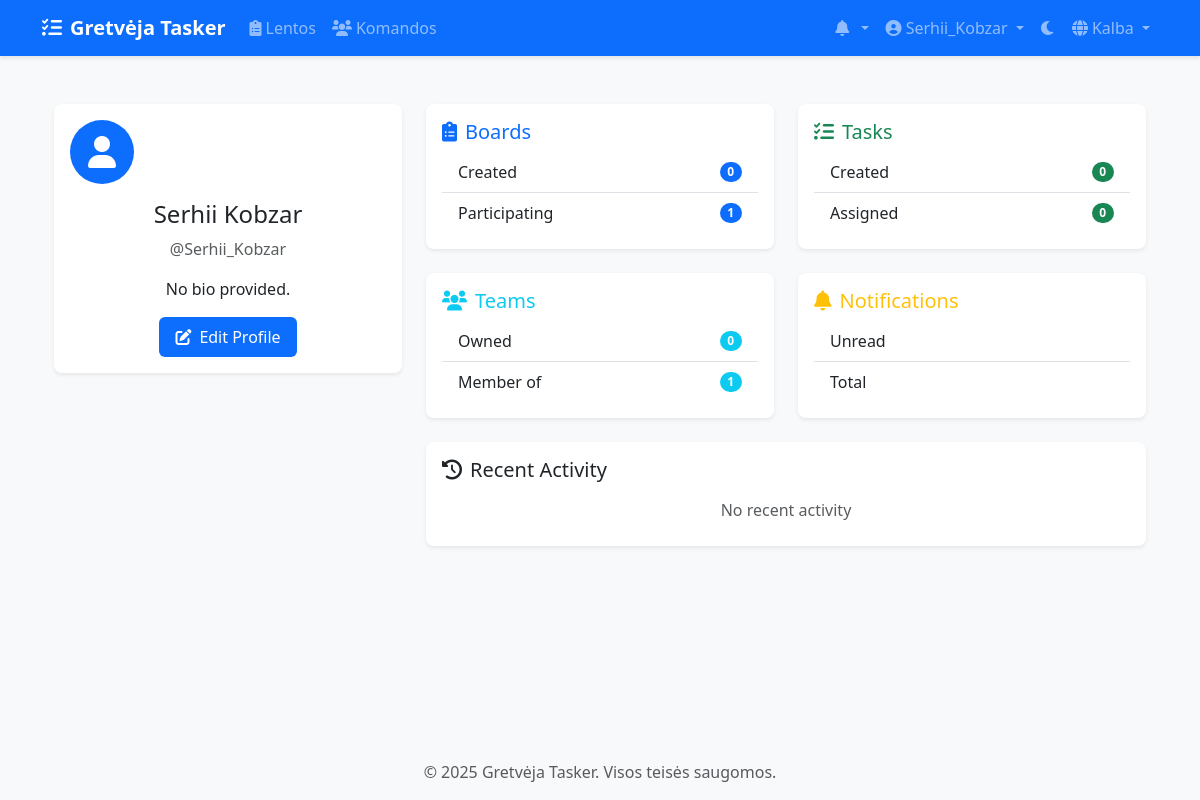
/lt/accounts/ (signed in), run on the app's committed database.
### accounts/models.py (models this page shows, shortened)
class CustomUser(AbstractUser):
    email = models.EmailField(_('email address'), unique=True)
    avatar = models.ImageField(upload_to='avatars/', null=True, blank=True)
    bio = models.TextField(max_length=500, blank=True)
    theme_preference = models.CharField(
        max_length=10,
        choices=[('light', 'Light'), ('dark', 'Dark')],
        default='light'
    )
    notification_preferences = models.JSONField(
        default=dict,
        help_text=_('User notification preferences')
    )
    class Meta:
        verbose_name = _('user')
        verbose_name_plural = _('users')

### accounts/views.py (the view)
# urls.py: path('', views.profile_view, name='profile'),
@login_required
def profile_view(request):
    return render(request, 'accounts/profile/profile.html', {
        'user': request.user
    })

### templates/accounts/profile/profile.html (shortened to what this page needs)
{% extends 'base.html' %}
{% load static %}
{% block content %}
<div class="container py-4">
    <div class="row">
        <div class="col-md-4">
            <div class="card border-0 shadow-sm">
                <div class="card-body text-center">
                    {% if user.avatar %}
                        <img src="{{ user.avatar.url }}" alt="Avatar" class="avatar avatar-lg mb-3">
                    {% else %}
                        <div class="avatar avatar-lg bg-primary text-white mb-3 d-flex align-items-center justify-content-center">
                            <i class="fas fa-user fa-2x"></i>
                        </div>
                    {% endif %}
                    <h4 class="card-title">{{ user.get_full_name|default:user.username }}</h4>
                    <p class="text-muted">@{{ user.username }}</p>
                    <p class="card-text">{{ user.bio|default:"No bio provided." }}</p>
                    <a href="{% url 'accounts:settings_view' %}#profile" class="btn btn-primary">
                        <i class="fas fa-edit me-2"></i>Edit Profile
                    </a>
                </div>
            </div>
        </div>
        <div class="col-md-8">
            <div class="row g-4">
                <div class="col-md-6">
                    <div class="card border-0 shadow-sm">
                        <div class="card-body">
                            <h5 class="card-title text-primary">
                                <i class="fas fa-clipboard-list me-2"></i>Boards
                            </h5>
                            <div class="list-group list-group-flush">
                                <div class="list-group-item d-flex justify-content-between align-items-center">
                                    Created
                                    <span class="badge bg-primary rounded-pill">{{ user.owned_boards.count }}</span>
                                </div>
                                <div class="list-group-item d-flex justify-content-between align-items-center">
                                    Participating
                                    <span class="badge bg-primary rounded-pill">{{ user.teams.all|length }}</span>
                                </div>
                            </div>
                        </div>
                    </div>
                </div>
                <div class="col-md-6">
                    <div class="card border-0 shadow-sm">
                        <div class="card-body">
                            <h5 class="card-title text-success">
                                <i class="fas fa-tasks me-2"></i>Tasks
                            </h5>
                            <div class="list-group list-group-flush">
                                <div class="list-group-item d-flex justify-content-between align-items-center">
                                    Created
                                    <span class="badge bg-success rounded-pill">{{ user.created_tasks.count }}</span>
                                </div>
                                <div class="list-group-item d-flex justify-content-between align-items-center">
                                    Assigned
                                    <span class="badge bg-success rounded-pill">{{ user.assigned_tasks.count }}</span>
                                </div>
                            </div>
                        </div>
                    </div>
                </div>
                <div class="col-md-6">
                    <div class="card border-0 shadow-sm">
                        <div class="card-body">
                            <h5 class="card-title text-info">
                                <i class="fas fa-users me-2"></i>Teams
                            </h5>
                            <div class="list-group list-group-flush">
                                <div class="list-group-item d-flex justify-content-between align-items-center">
                                    Owned
                                    <span class="badge bg-info rounded-pill">{{ user.owned_teams.count }}</span>
                                </div>
                                <div class="list-group-item d-flex justify-content-between align-items-center">
                                    Member of
                                    <span class="badge bg-info rounded-pill">{{ user.teams.count }}</span>
                                </div>
                            </div>
                        </div>
                    </div>
                </div>
                <div class="col-md-6">
                    <div class="card border-0 shadow-sm">
                        <div class="card-body">
                            <h5 class="card-title text-warning">
                                <i class="fas fa-bell me-2"></i>Notifications
                            </h5>
                            <div class="list-group list-group-flush">
                                <div class="list-group-item d-flex justify-content-between align-items-center">
                                    Unread
                                </div>
                                <div class="list-group-item d-flex justify-content-between align-items-center">
                                    Total
                                </div>
                            </div>
                        </div>
                    </div>
                </div>
            </div>
            <div class="card border-0 shadow-sm mt-4">
                <div class="card-body">
                    <h5 class="card-title">
                        <i class="fas fa-history me-2"></i>Recent Activity
                    </h5>
                    <div class="list-group list-group-flush">
                        {% for notification in user.notifications.all|slice:":5" %}
                            <div class="list-group-item">
                                <div class="d-flex w-100 justify-content-between">
                                    <h6 class="mb-1">{{ notification.verb }}</h6>
                                    <small class="text-muted">{{ notification.timestamp|timesince }} ago</small>
                                </div>
                                <p class="mb-1">{{ notification.description }}</p>
                            </div>
                        {% empty %}
                            <div class="list-group-item text-center text-muted">
                                No recent activity
                            </div>
                        {% endfor %}
                    </div>
                </div>
            </div>
        </div>
    </div>
</div>
{% endblock %}

### templates/base.html (shortened to what this page needs)
{% load static %}
{% load compress %}
{% load i18n %}
<!DOCTYPE html>
<html lang="{{ LANGUAGE_CODE }}" data-bs-theme="light">
<head>
    <link href="https://cdn.jsdelivr.net/npm/bootstrap@5.3.2/dist/css/bootstrap.min.css" rel="stylesheet">
    <link href="https://cdnjs.cloudflare.com/ajax/libs/font-awesome/6.0.0/css/all.min.css" rel="stylesheet">
    <link href="https://cdn.jsdelivr.net/npm/select2@4.1.0-rc.0/dist/css/select2.min.css" rel="stylesheet">
    <link href="https://cdn.jsdelivr.net/npm/select2-bootstrap-5-theme@1.3.0/dist/select2-bootstrap-5-theme.min.css" rel="stylesheet">
    {% compress css %}
    <link href="{% static 'css/style.css' %}" rel="stylesheet">
    {% endcompress %}
</head>
<body>
    <nav class="navbar navbar-expand-lg navbar-dark bg-primary">
        <div class="container">
            <a class="navbar-brand" href="{% url 'home' %}">
                <i class="fas fa-tasks me-2"></i>{% trans "Gretvėja Tasker" %}
            </a>
            <div class="collapse navbar-collapse" id="navbarNav">
                <ul class="navbar-nav me-auto">
                    {% if user.is_authenticated %}
                        <li class="nav-item">
                            <a class="nav-link" href="{% url 'boards:board_list' %}">
                                <i class="fas fa-clipboard-list me-1"></i>{% trans "Boards" %}
                            </a>
                        </li>
                        <li class="nav-item">
                            <a class="nav-link" href="{% url 'teams:team_list' %}">
                                <i class="fas fa-users me-1"></i>{% trans "Teams" %}
                            </a>
                        </li>
                    {% endif %}
                </ul>
                <ul class="navbar-nav">
                    {% if user.is_authenticated %}
                        <li class="nav-item dropdown">
                            <a class="nav-link dropdown-toggle" href="#" id="notificationsDropdown" role="button" data-bs-toggle="dropdown">
                                <i class="fas fa-bell me-1"></i>
                            </a>
                        </li>
                        <li class="nav-item dropdown">
                            <a class="nav-link dropdown-toggle" href="#" id="userDropdown" role="button" data-bs-toggle="dropdown">
                                {% if user.avatar %}
                                    <img src="{{ user.avatar.url }}" alt="{% trans 'Avatar' %}" class="rounded-circle" width="24" height="24">
                                {% else %}
                                    <i class="fas fa-user-circle"></i>
                                {% endif %}
                                {{ user.username }}
                            </a>
                        </li>
                    {% endif %}
                    <li class="nav-item">
                        <button class="btn nav-link" id="theme-toggle">
                            <i class="fas fa-moon"></i>
                        </button>
                    </li>
                    <li class="nav-item dropdown">
                        <a class="nav-link dropdown-toggle" href="#" id="languageDropdown" role="button" data-bs-toggle="dropdown">
                            <i class="fas fa-globe me-1"></i>{% trans "Language" %}
                        </a>
                                {% get_current_language as CURRENT_LANGUAGE %}
                                {% get_available_languages as LANGUAGES %}
                    </li>
                </ul>
            </div>
        </div>
    </nav>
    <main class="container my-4">
        {% block content %}{% endblock %}
    </main>
    <footer class="footer mt-auto py-3 bg-light">
        <div class="container text-center">
            <span class="text-muted">© {% now "Y" %} Gretvėja Tasker. {% trans "All rights reserved." %}</span>
        </div>
    </footer>
</body>
</html>

### staticfiles/css/style.css (style rules this page uses)
:root { --primary-color: #0d6efd; --secondary-color: #6c757d; --success-color: #198754; --info-color: #0dcaf0; --warning-color: #ffc107; --danger-color: #dc3545; --light-color: #f8f9fa; --dark-color: #212529; --todo-color: #ff6b6b; --doing-color: #ffd93d; --done-color: #6bcb77; --rejected-color: #4d96ff; }
body { min-height: 100vh; display: flex; flex-direction: column; background-color: var(--bs-gray-100); }
main { flex: 1; }
.navbar { box-shadow: 0 2px 4px rgba(0,0,0,0.1); }
.navbar-brand { font-weight: bold; }
.card { border-radius: 0.5rem; box-shadow: 0 0.125rem 0.25rem rgba(0,0,0,0.075); transition: transform 0.2s ease-in-out; border: none; }
.avatar { width: 40px; height: 40px; border-radius: 50%; object-fit: cover; }
.avatar-lg { width: 64px; height: 64px; }
.btn { border-radius: 0.375rem; padding: 0.5rem 1rem; font-weight: 500; transition: all 0.2s ease; }
.btn-primary { background: var(--primary-color); border: none; }

### data on the page
CustomUser: username "Serhii_Kobzar", get_full_name "Serhii Kobzar", bio "No bio provided.", owned_boards.count "0", teams.all|length "1", created_tasks.count "0", assigned_tasks.count "0", owned_teams.count "0", teams.count "1"
